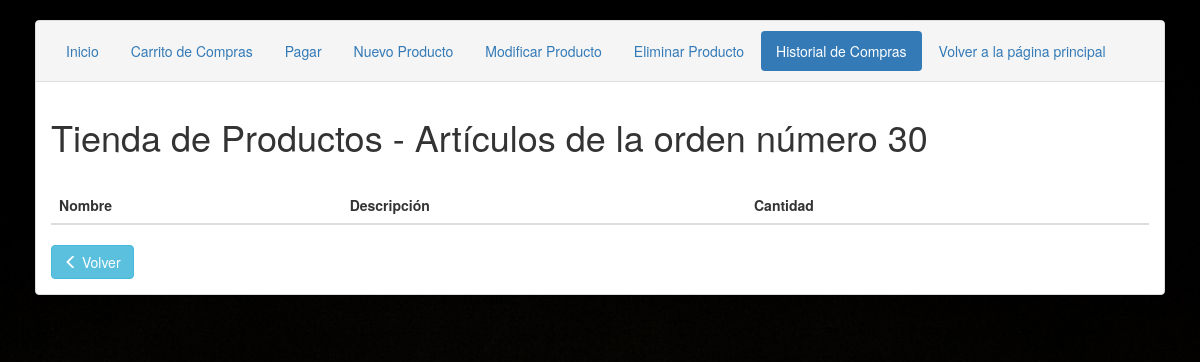
The page /carrito-master/admin/VerUnaOrden.php?id=30 on the database as committed earlier.
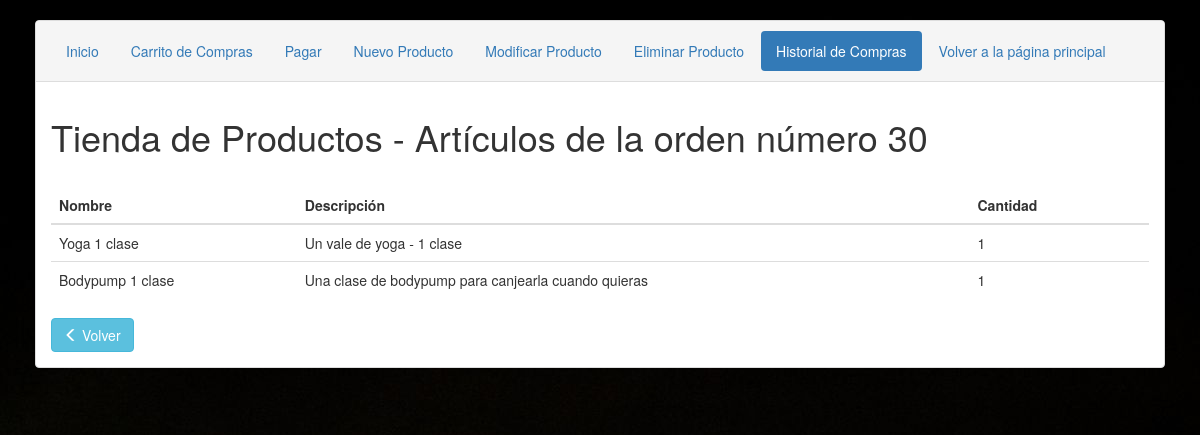
The same page on the database as committed later.
### tables this page shows
CREATE TABLE IF NOT EXISTS `orden_articulos` (
  `id` int(11) NOT NULL AUTO_INCREMENT,
  `order_id` int(11) NOT NULL,
  `product_id` int(11) NOT NULL,
  `quantity` int(5) NOT NULL,
  PRIMARY KEY (`id`),
  KEY `order_id` (`order_id`)
);

CREATE TABLE IF NOT EXISTS `mis_productos` (
  `id` int(11) NOT NULL AUTO_INCREMENT,
  `name` varchar(200) NOT NULL,
  `description` text NOT NULL,
  `price` float(10,2) NOT NULL,
  `created` datetime NOT NULL,
  `modified` datetime NOT NULL,
  `status` enum('1','0') NOT NULL DEFAULT '1',
  `image` varchar(255) NOT NULL,
  `featured` int(11) NOT NULL COMMENT 'para que salga en productos destacados',
  PRIMARY KEY (`id`)
);

### carrito-master/admin/VerUnaOrden.php (the view, shortened to what this page needs)
<?php
$idpasada=$_REQUEST['id'];
?>
<!DOCTYPE html>
<html lang="es">
<head>
    <link rel="stylesheet" href="http://maxcdn.bootstrapcdn.com/bootstrap/3.3.7/css/bootstrap.min.css">
</head>
</head>
<body>
    <div class="container">
        <div class="panel panel-default">
            <div class="panel-heading">
                <ul class="nav nav-pills">
                    <li role="presentation"><a href="index.php">Inicio</a></li>
                    <li role="presentation"><a href="VerCarta.php">Carrito de Compras</a></li>
                    <li role="presentation"><a href="Pagos.php">Pagar</a></li>
                    <li role="presentation"><a href="AgregarProducto.php">Nuevo Producto</a></li>
                    <li role="presentation"><a href="ModificarProducto.php">Modificar Producto</a></li>
                    <li role="presentation"><a href="EliminarProducto.php">Eliminar Producto</a></li>
                    <li role="presentation" class="active"><a href="historialCompras.php">Historial de Compras</a></li>
                    <li role="presentation"><a href="../../index2.php">Volver a la página principal</a></li>
                </ul>
            </div>
            <div class="panel-body">
                <h1>Tienda de Productos - Artículos de la orden número <?php echo $idpasada;?></h1>
                <table class="table">
                    <thead>
                        <tr>
                            <th>Nombre</th>
                            <th>Descripción</th>
                            <th>Cantidad</th>
                            <th>&nbsp;</th>
                        </tr>
                    </thead>
                    <?php
                        include 'Configuracion.php';
                        if(!empty($_REQUEST['id'])){
                            $idpasada=$_REQUEST['id'];
                            $selectquery = "SELECT mis_productos.name AS 'nombre', mis_productos.description AS 'descripcion', orden_articulos.quantity AS quantity FROM orden_articulos JOIN orden ON orden_articulos.order_id = orden.id JOIN mis_productos ON mis_productos.id = orden_articulos.product_id WHERE orden_articulos.order_id=$idpasada;";
                            $result = mysqli_query($db , $selectquery) or die(mysqli_error($db));
                            if (mysqli_num_rows($result) > 0) {
                                    while($row = mysqli_fetch_assoc($result)) {
                                        echo "
                                        <tr>
                                            <td>".$row["nombre"]."</td>
                                            <td>".$row["descripcion"]."</td>
                                            <td>".$row["quantity"]."</td>
                                            <td>&nbsp;</td>
                                        </tr>
                                        ";
                                    }
                                }
                        }
                    ?>
                </table>
                <a href="historialCompras.php" class="btn btn-info"><i class="glyphicon glyphicon-menu-left"></i> Volver</a>
                </div>
            </div>
        </div>
</body>
</html>

Rows that differ between the two databases and show on the page:
added orden_articulos: mis_productos.name "Yoga 1 clase", mis_productos.description "Un vale de yoga - 1 clase", quantity "1"
added orden_articulos: mis_productos.name "Bodypump 1 clase", mis_productos.description "Una clase de bodypump para canjearla cuando quieras", quantity "1"
